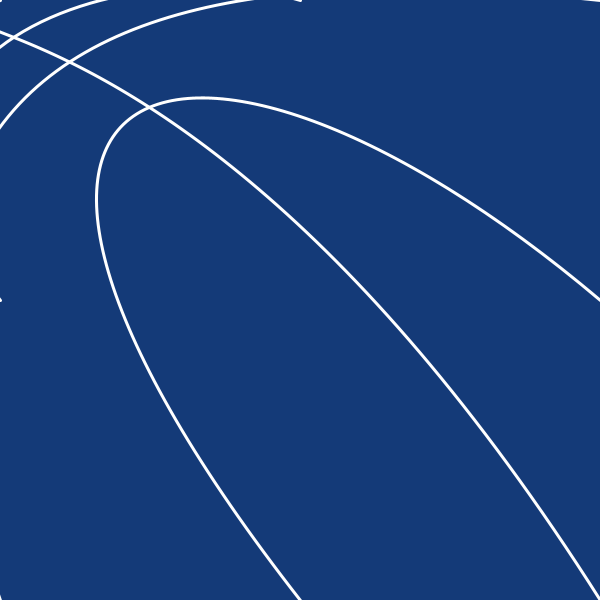
Frame 1 (no input)
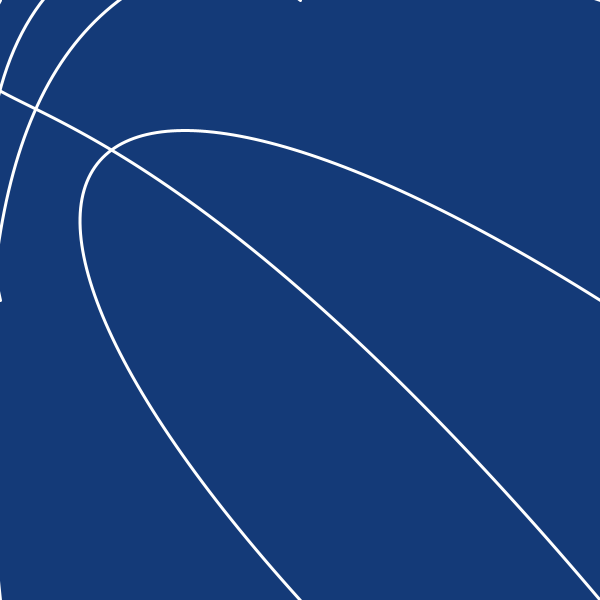
Frame 60 (the mouse pressed at the canvas centre just before this capture)
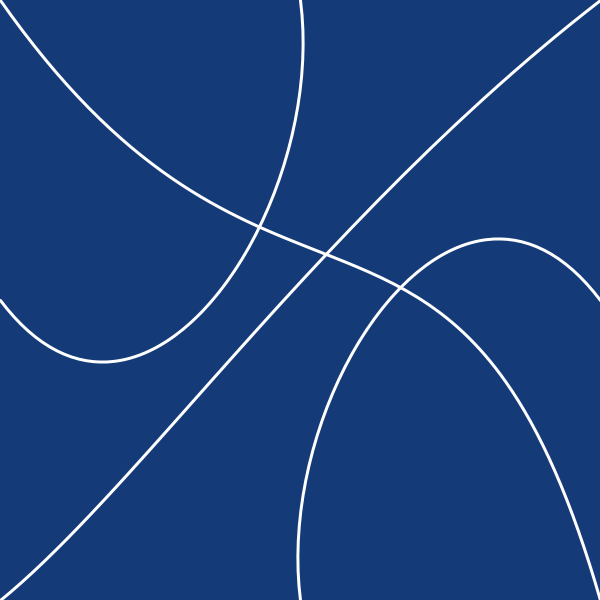
Frame 120 (the mouse held since frame 60 and released just before this capture)

The Processing sketch that drew these frames (run headless with seeded random() and noise(); from frame 60 on, the mouse is pressed at the canvas centre):

// Processing sketch: processing_10127
// ── processing_10127.pde

int cx1,cy1,cx2,cy2;
void setup() {
  size(600,600);
  frameRate(30);
}
void draw() {
  background(20, 58, 120);
  noFill();
  strokeWeight(3);
  stroke(255);
  cx1 = int(random(200));
  cy1 = int(random(200));
  cx2 = int(random(200));
  cy2 = int(random(200));
  bezier(0,0,mouseX-cx1,mouseY+cy1,mouseX+cx2,mouseY-cy2,600,600);
  bezier(600,0,mouseX+cx1,mouseY-cy1,mouseX-cx2,mouseY+cy2,0,600);
  bezier(300,0,mouseX+cx1,mouseY-cy1,mouseX-cx2,mouseY+cy2,0,300);
  bezier(300,600,mouseX-cx1,mouseY+cy1,mouseX+cx2,mouseY-cy2,600,300);
}
